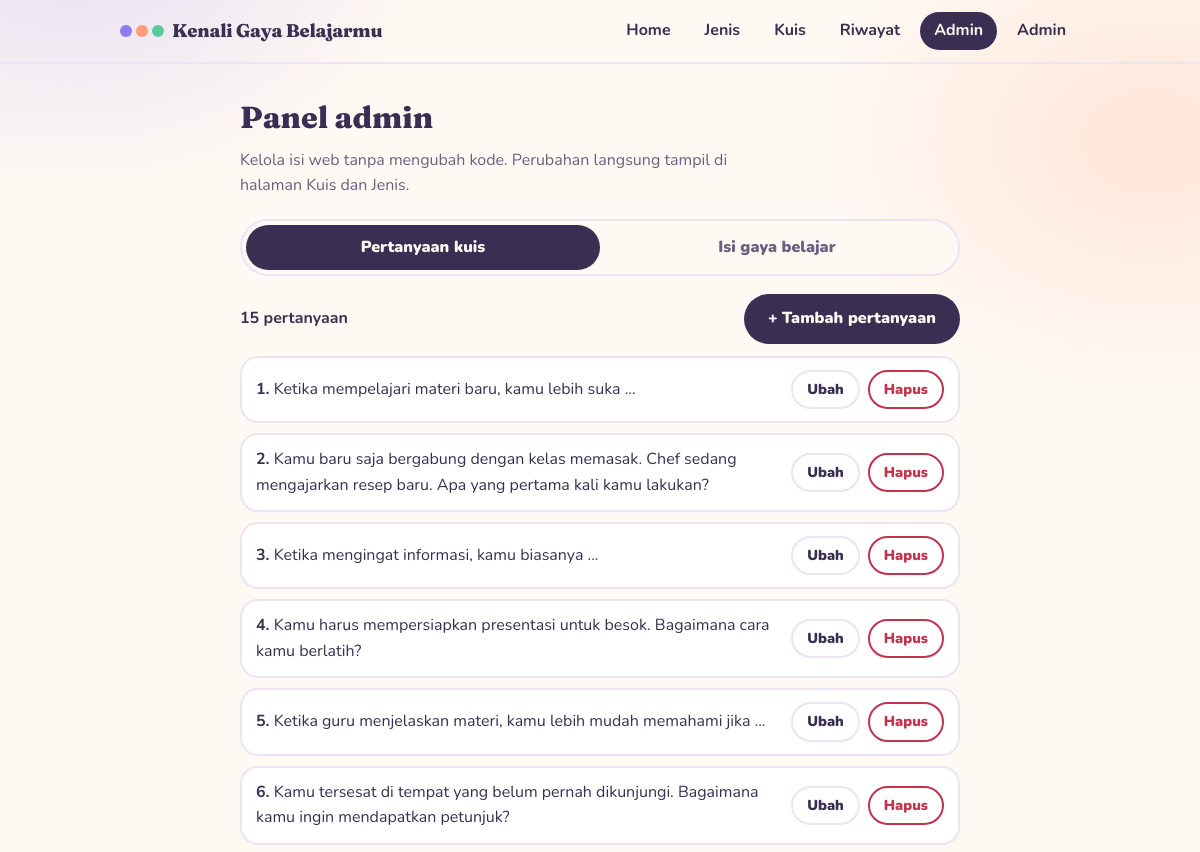
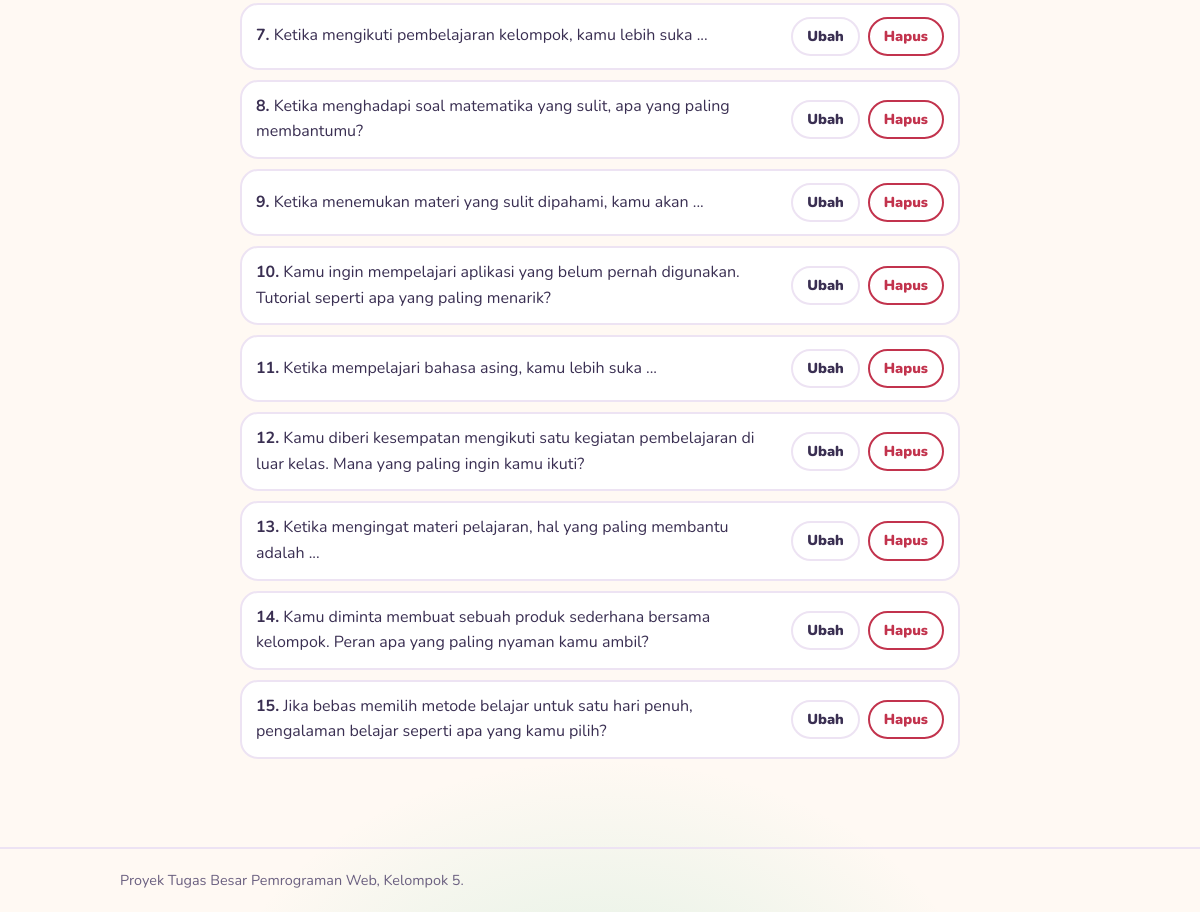
The app's page /admin/pertanyaan.php (signed in) with its own data (2 pictures, top to bottom).
### tables this page shows
CREATE TABLE `pertanyaan` (
  `id` int(11) NOT NULL,
  `teks` varchar(255) NOT NULL,
  `urutan` int(11) NOT NULL DEFAULT 0
);

### config/koneksi.php (called while the page is built, shortened)
<?php
function url(string $path): string {
    return BASE_URL . $path;
}
function e(?string $s): string {
    return htmlspecialchars((string)$s, ENT_QUOTES, 'UTF-8');
}

### admin/pertanyaan.php (the view, shortened to what this page needs)
<?php
require __DIR__ . '/../config/koneksi.php';
$pesan = '';
$daftar = $db->query('SELECT id, teks FROM pertanyaan ORDER BY urutan, id')->fetch_all(MYSQLI_ASSOC);
require __DIR__ . '/../includes/header.php';
?>
<div class="narrow" style="max-width:720px">
  <h1 class="s">Panel admin</h1>
  <p class="sub">Kelola isi web tanpa mengubah kode. Perubahan langsung tampil di halaman Kuis dan Jenis.</p>
  <div class="seg">
    <a href="<?= e(url('/admin/pertanyaan.php')) ?>" aria-selected="true">Pertanyaan kuis</a>
    <a href="<?= e(url('/admin/gaya.php')) ?>" aria-selected="false">Isi gaya belajar</a>
  </div>
  <div class="actions" style="align-items:center;margin:0 0 12px">
    <b><?= count($daftar) ?> pertanyaan</b>
    <a class="btn" href="?tambah=1">+ Tambah pertanyaan</a>
  </div>
  <?php foreach ($daftar as $no => $p): ?>
    <div class="arow">
      <div class="at"><b><?= $no + 1 ?>.</b> <?= e($p['teks']) ?></div>
      <div class="ab">
        <a class="btn ghost sm" href="?ubah=<?= (int)$p['id'] ?>">Ubah</a>
        <form method="post">
          <button type="button" class="btn red sm del">Hapus</button>
        </form>
      </div>
    </div>
  <?php endforeach; ?>
  <div class="msg" role="status"><?= e($pesan) ?></div>
</div>
<?php require __DIR__ . '/../includes/footer.php'; ?>

### assets/style.css (style rules this page uses)
:root { box-sizing:border-box;padding-top:env(safe-area-inset-top,0px);padding-bottom:env(safe-area-inset-bottom,0px); --bg:#FFF9F3;--surface:#FFFFFF;--text:#3A2F52;--muted:#6B6080;--line:#EDE3F3; --blue:#8B7CF0;--yellow:#FF9F7A;--green:#5CCB9C;--err:#C2334D;--ok:#23825B; --blue-soft:#ECE8FF;--yellow-soft:#FFE9DE;--green-soft:#DDF6EA; }
html { scroll-padding-top:env(safe-area-inset-top,0px) }
* { box-sizing:border-box }
body { margin:0;background:var(--bg);color:var(--text);font-family:'Nunito',system-ui,-apple-system,'Segoe UI',sans-serif;line-height:1.6 }
a { color:inherit;text-decoration:none }
.btn { display:inline-block;border:0;cursor:pointer;font:inherit;font-weight:900;padding:12px 24px;border-radius:999px;background:var(--blue);color:#fff }
.btn.ghost { background:transparent;color:var(--text);border:2px solid var(--line) }
.btn.red { background:transparent;color:var(--err);border:2px solid var(--err) }
.actions { display:flex;justify-content:space-between;gap:12px;margin-top:12px;flex-wrap:wrap }
.narrow { max-width:560px;margin:0 auto }
h1 { font-size:clamp(1.8rem,4.5vw,3rem);line-height:1.15;margin:0 0 14px;font-weight:900;letter-spacing:-.01em }
h1.s { font-size:1.6rem;letter-spacing:0 }
.sub { color:var(--muted);margin:0 0 20px;max-width:56ch }
.msg { font-weight:700;color:var(--ok);min-height:1.4em;margin-top:10px }
.seg { display:grid;grid-template-columns:1fr 1fr;background:var(--bg);border:2px solid var(--line);border-radius:999px;padding:4px;margin-bottom:18px }
body { background-image:repeating-linear-gradient(to bottom,transparent 0,transparent 31px,rgba(92,64,51,.08) 31px,rgba(92,64,51,.08) 32px) }
h1,h2,h3,.logo { font-family:'Caveat','Segoe Print','Comic Sans MS',cursive;font-weight:700;letter-spacing:0 }
h1 { font-size:clamp(2.6rem,7vw,4rem);line-height:1.05 }
h1.s { font-size:2.4rem }
.btn,.opt,.links a,.tabs button,input.t { border-radius:10px }
.btn { background:var(--text);color:var(--bg) }
.seg,.seg button { border-radius:10px }
body { background-image:radial-gradient(520px 380px at 6% -4%,rgba(139,124,240,.22),transparent 70%),radial-gradient(480px 360px at 96% 8%,rgba(255,159,122,.22),transparent 70%),radial-gradient(560px 420px at 50% 108%,rgba(92,203,156,.20),transparent 70%);background-attachment:fixed }
h1,h2,h3,.logo { font-family:'Fraunces',Georgia,'Times New Roman',serif;font-weight:800;letter-spacing:-.01em }
h1 { font-size:clamp(2.2rem,6vw,3.5rem);line-height:1.12 }
h1.s { font-size:1.9rem }
.btn,.opt,.links a,.seg,.seg button,input.t { border-radius:999px }
.arow { display:flex;gap:12px;align-items:center;justify-content:space-between;background:var(--surface);border:2px solid var(--line);border-radius:18px;padding:12px 14px;margin-bottom:10px }
.arow .at { flex:1;min-width:0 }
.arow .ab { display:flex;gap:8px;flex:none }
.btn.sm { padding:6px 14px;font-size:.9rem }
.seg a { display:block;text-align:center;text-decoration:none;font-weight:900;color:var(--muted);padding:10px;border-radius:999px }
.seg a[aria-selected="true"] { background:var(--text);color:var(--bg) }

### records on screen
pertanyaan: teks "Ketika mempelajari materi baru, kamu lebih suka ..."
pertanyaan: teks "Kamu baru saja bergabung dengan kelas memasak. Chef sedang mengajarkan resep baru. Apa yang pertama kali kamu lakukan?"
pertanyaan: teks "Ketika mengingat informasi, kamu biasanya ..."
pertanyaan: teks "Kamu harus mempersiapkan presentasi untuk besok. Bagaimana cara kamu berlatih?"
pertanyaan: teks "Ketika guru menjelaskan materi, kamu lebih mudah memahami jika ..."
pertanyaan: teks "Kamu tersesat di tempat yang belum pernah dikunjungi. Bagaimana kamu ingin mendapatkan petunjuk?"
pertanyaan: teks "Ketika mengikuti pembelajaran kelompok, kamu lebih suka ..."
pertanyaan: teks "Ketika menghadapi soal matematika yang sulit, apa yang paling membantumu?"
pertanyaan: teks "Ketika menemukan materi yang sulit dipahami, kamu akan ..."
pertanyaan: teks "Kamu ingin mempelajari aplikasi yang belum pernah digunakan. Tutorial seperti apa yang paling menarik?"
pertanyaan: teks "Ketika mempelajari bahasa asing, kamu lebih suka ..."
pertanyaan: teks "Kamu diberi kesempatan mengikuti satu kegiatan pembelajaran di luar kelas. Mana yang paling ingin kamu ikuti?"
pertanyaan: teks "Ketika mengingat materi pelajaran, hal yang paling membantu adalah ..."
pertanyaan: teks "Kamu diminta membuat sebuah produk sederhana bersama kelompok. Peran apa yang paling nyaman kamu ambil?"
pertanyaan: teks "Jika bebas memilih metode belajar untuk satu hari penuh, pengalaman belajar seperti apa yang kamu pilih?"

### other values on screen
$label "Home Jenis Kuis Riwayat Admin Admin"
count($daftar) "15"
